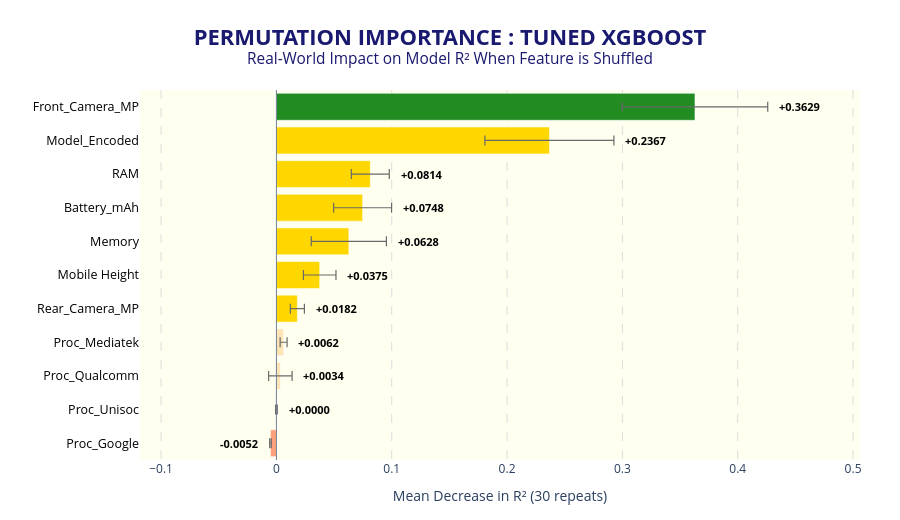

Notebook code cell kept with this figure:
### Markdown cell above
### 📌 Permutation Importance

<div style="margin-left: 20px; max-width: 90%">

**Permutation Importance** provides an independent cross-check. It works by taking the trained model and deliberately shuffling one feature's values at a time across the test set — breaking any real relationship between that feature and the target. The resulting drop in R² directly measures how much the model *actually depends* on that feature for accurate predictions on unseen data.

- A **large R² drop** → the model genuinely relies on this feature → high real-world importance
- A **small or zero R² drop** → the feature adds little beyond what other features already provide
- A **negative R² drop** → shuffling actually improved performance → the feature was adding noise

</div>

### Code cell
#   Plotting PI 
perm_result = permutation_importance(best_xgb, X_test, y_test,n_repeats=30,random_state=42,scoring='r2')
perm_df = (pd.DataFrame({'Feature'  : X_test.columns.tolist(),'Mean R² Drop': perm_result.importances_mean,'Std Dev (±)' : perm_result.importances_std}).sort_values('Mean R² Drop', ascending=False).reset_index(drop=True))
vals,feats,errs  = perm_df['Mean R² Drop'].values,perm_df['Feature'].values,perm_df['Std Dev (±)'].values

colors = []
for i, v in enumerate(vals):
    if i == 0:  
        colors.append('forestgreen')
    elif v > 0.01:
        colors.append('gold')
    elif v >= 0:
        colors.append('moccasin')
    else:
        colors.append('lightsalmon')

# Labels positioned AFTER the whisker end
label_x = [];label_ha = []
for v, e in zip(vals, errs):
    if v >= 0:
        label_x.append(v + e + 0.008) 
        label_ha.append('left')
    else:
        label_x.append(v - e - 0.008)
        label_ha.append('right')

fig = go.Figure()
fig.add_trace(go.Bar(x= vals,y= feats,orientation='h',marker_color=colors,marker_line=dict(color='white', width=0.5),error_x=dict(type='data',array=errs,visible=True,color='dimgrey',thickness=1.2,width= 5),customdata= errs,hovertemplate='<b>%{y}</b><br>R² Drop: %{x:.4f} (±%{customdata:.4f})<extra></extra>',showlegend=False))

for feat, v, e, lx, ha in zip(feats, vals, errs, label_x, label_ha):
    fig.add_annotation(x = lx,y = feat,text = f'<b>{v:+.4f}</b>',showarrow = False,xanchor = ha,yanchor = 'middle',font = dict(size=11, color='black'))

fig.add_vline(x = 0,line_color= 'slategrey',line_width= 1)
fig.update_layout(title = dict(text='<b>PERMUTATION IMPORTANCE : TUNED XGBOOST</b><br>''<sup>Real-World Impact on Model R² When Feature is Shuffled</sup>',x = 0.5,font= dict(size=22, color='midnightblue')),xaxis = dict(title='Mean Decrease in R² (30 repeats)',gridcolor = 'gainsboro',griddash='dash',gridwidth=1,range= [min(vals)-max(errs)-0.05,max(vals)+max(errs)+0.08]),yaxis = dict(showgrid= False,tickfont= dict(size=12.5, color='black'),categoryorder = 'array',categoryarray = feats[::-1]),plot_bgcolor='ivory',height=520,margin=dict(l=140, r=40, t=90, b=60));fig.show()
print("\n✅ Success: Permutation Importance chart generated.")

### Figure 1 — Plotly figure (JSON) as saved in the notebook; plotly's stock layout.template omitted (floating-point values rounded to 4 significant figures)
{"data": [{"customdata": [0.06312, 0.05591, 0.01645, 0.0251, 0.03257, 0.01411, 0.006099, 0.003009, 0.01016, 0.0007414, 0.0006803], "error_x": {"array": [0.06312, 0.05591, 0.01645, 0.0251, 0.03257, 0.01411, 0.006099, 0.003009, 0.01016, 0.0007414, 0.0006803], "color": "dimgrey", "thickness": 1.2, "type": "data", "visible": true, "width": 5}, "hovertemplate": "<b>%{y}</b><br>R² Drop: %{x:.4f} (±%{customdata:.4f})<extra></extra>", "marker": {"color": ["forestgreen", "gold", "gold", "gold", "gold", "gold", "gold", "moccasin", "moccasin", "moccasin", "lightsalmon"], "line": {"color": "white", "width": 0.5}}, "orientation": "h", "showlegend": false, "type": "bar", "x": [0.3629, 0.2367, 0.08142, 0.07476, 0.06279, 0.03752, 0.01816, 0.006239, 0.003417, 1.831e-05, -0.005168], "y": ["Front_Camera_MP", "Model_Encoded", "RAM", "Battery_mAh", "Memory", "Mobile Height", "Rear_Camera_MP", "Proc_Mediatek", "Proc_Qualcomm", "Proc_Unisoc", "Proc_Google"]}], "layout": {"annotations": [{"font": {"color": "black", "size": 11}, "showarrow": false, "text": "<b>+0.3629</b>", "x": 0.434, "xanchor": "left", "y": "Front_Camera_MP", "yanchor": "middle"}, {"font": {"color": "black", "size": 11}, "showarrow": false, "text": "<b>+0.2367</b>", "x": 0.3006, "xanchor": "left", "y": "Model_Encoded", "yanchor": "middle"}, {"font": {"color": "black", "size": 11}, "showarrow": false, "text": "<b>+0.0814</b>", "x": 0.1059, "xanchor": "left", "y": "RAM", "yanchor": "middle"}, {"font": {"color": "black", "size": 11}, "showarrow": false, "text": "<b>+0.0748</b>", "x": 0.1079, "xanchor": "left", "y": "Battery_mAh", "yanchor": "middle"}, {"font": {"color": "black", "size": 11}, "showarrow": false, "text": "<b>+0.0628</b>", "x": 0.1034, "xanchor": "left", "y": "Memory", "yanchor": "middle"}, {"font": {"color": "black", "size": 11}, "showarrow": false, "text": "<b>+0.0375</b>", "x": 0.05964, "xanchor": "left", "y": "Mobile Height", "yanchor": "middle"}, {"font": {"color": "black", "size": 11}, "showarrow": false, "text": "<b>+0.0182</b>", "x": 0.03226, "xanchor": "left", "y": "Rear_Camera_MP", "yanchor": "middle"}, {"font": {"color": "black", "size": 11}, "showarrow": false, "text": "<b>+0.0062</b>", "x": 0.01725, "xanchor": "left", "y": "Proc_Mediatek", "yanchor": "middle"}, {"font": {"color": "black", "size": 11}, "showarrow": false, "text": "<b>+0.0034</b>", "x": 0.02158, "xanchor": "left", "y": "Proc_Qualcomm", "yanchor": "middle"}, {"font": {"color": "black", "size": 11}, "showarrow": false, "text": "<b>+0.0000</b>", "x": 0.00876, "xanchor": "left", "y": "Proc_Unisoc", "yanchor": "middle"}, {"font": {"color": "black", "size": 11}, "showarrow": false, "text": "<b>-0.0052</b>", "x": -0.01385, "xanchor": "right", "y": "Proc_Google", "yanchor": "middle"}], "height": 520, "margin": {"b": 60, "l": 140, "r": 40, "t": 90}, "plot_bgcolor": "ivory", "shapes": [{"line": {"color": "slategrey", "width": 1}, "type": "line", "x0": 0, "x1": 0, "xref": "x", "y0": 0, "y1": 1, "yref": "y domain"}], "title": {"font": {"color": "midnightblue", "size": 22}, "text": "<b>PERMUTATION IMPORTANCE : TUNED XGBOOST</b><br><sup>Real-World Impact on Model R² When Feature is Shuffled</sup>", "x": 0.5}, "xaxis": {"gridcolor": "gainsboro", "griddash": "dash", "gridwidth": 1, "range": [-0.1183, 0.506], "title": {"text": "Mean Decrease in R² (30 repeats)"}}, "yaxis": {"categoryarray": ["Proc_Google", "Proc_Unisoc", "Proc_Qualcomm", "Proc_Mediatek", "Rear_Camera_MP", "Mobile Height", "Memory", "Battery_mAh", "RAM", "Model_Encoded", "Front_Camera_MP"], "categoryorder": "array", "showgrid": false, "tickfont": {"color": "black", "size": 12.5}}}}
